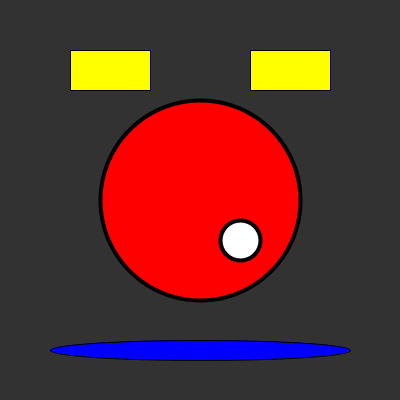
Frame 1 (no input)
Frame 60 (the mouse pressed at the canvas centre just before this capture): identical to frame 1, image omitted
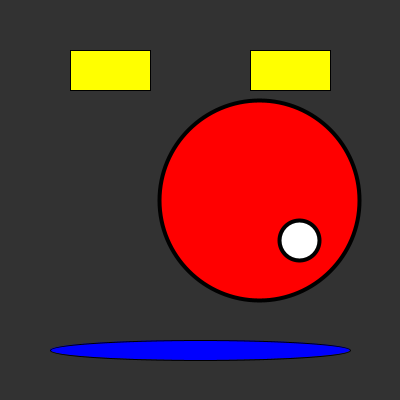
Frame 120 (the mouse held since frame 60 and released just before this capture)

The Processing sketch that drew these frames (run headless with seeded random() and noise(); from frame 60 on, the mouse is pressed at the canvas centre):

// Processing sketch: fun
// ── fun.pde
float x,y,scale_f;
boolean moving;
void setup()
{
    size(400,400);
    background(50);
    x=200;
    y=200;
    scale_f = 4;
    moving = false;
}

void draw()
{
    background(50);
    fill(255,255,0);
    rect(250,50,80,40);
    rect(70,50,80,40);
    pushMatrix();
        translate(x,y);
        scale(scale_f);
        
        fill(255,0,0);
        ellipse(0,0,50,50);
        fill(255);
        ellipse(10,10,10,10);
    popMatrix();
    fill(0,0,255);
    ellipse(200,350,300,20);
    if(moving)
        x++;
    
}

void mousePressed()
{
  moving = true;
  
}
